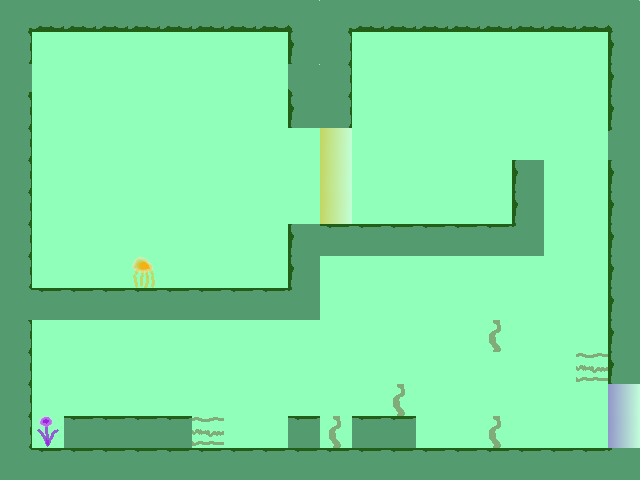

A level layout from a 2D game, rendered from its tile map. Below: a short description, then the map file with tile-grid data replaced by summaries:
An orthogonal 20x15 tile map with 32x32 px tiles, 4 tile layers (floor1, wall1, tileobs, COLLISIONS), 2 tilesets and 3 objects (playerspawn, warpA, A).

<map version="1.0" orientation="orthogonal" width="20" height="15" tilewidth="32" tileheight="32">
 <tileset firstgid="1" source="collisions.tsx" />
 <tileset firstgid="1025" source="tiles.tsx" />
 <layer name="floor1" width="20" height="15">
  <data>[300 cells, 300 non-empty, 9 distinct tile ids]</data>
 </layer>
 <layer name="wall1" width="20" height="15">
  <data>[300 cells, 0 non-empty, 0 distinct tile ids]</data>
 </layer>
 <layer name="tileobs" width="20" height="15">
  <data>[300 cells, 13 non-empty, 6 distinct tile ids]</data>
 </layer>
 <layer name="COLLISIONS" width="20" height="15">
  <data>[300 cells, 0 non-empty, 0 distinct tile ids]</data>
 </layer>
 <objectgroup name="spawns" width="20" height="15">
  <object name="playerspawn" x="69" y="209" width="32" height="32" />
  <object name="warpA" x="628" y="384" width="32" height="60">
   <properties>
    <property name="warp" value="room2_A" />
   </properties>
  </object>
  <object name="A" x="608" y="426">
   <properties>
    <property name="destination" value="A" />
   </properties>
   <polyline points="0,0 -11,3" />
  </object>
 </objectgroup>
</map>
